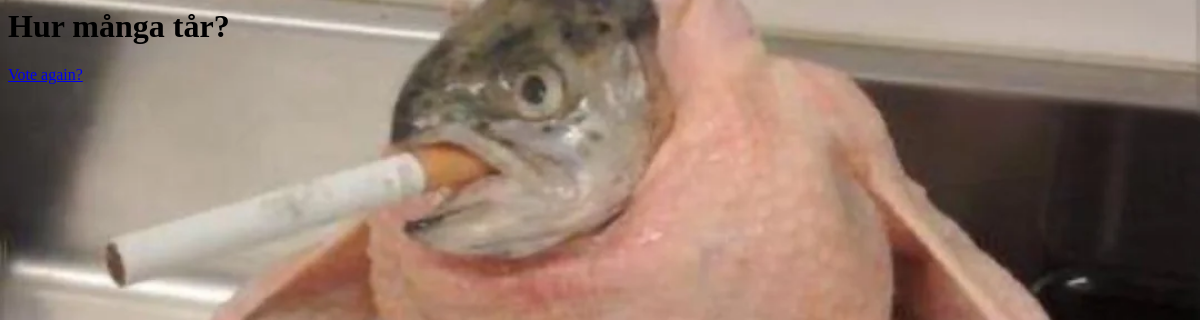
/polls/1/results/, run on an earlier commit of the app's database.
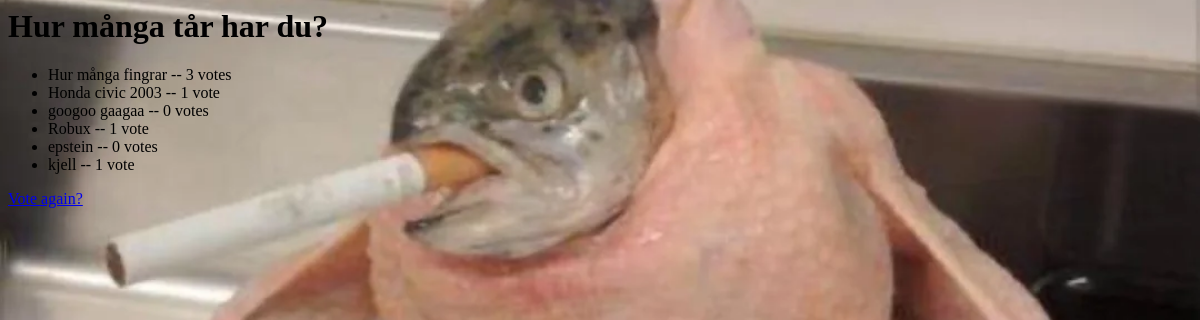
And on a later commit of the database.
### polls/models.py (models this page shows, shortened)
class Question(models.Model):
    question_text = models.CharField(max_length=200)
    pub_date = models.DateTimeField("date published")

class Choice(models.Model):
    question = models.ForeignKey(Question, on_delete=models.CASCADE)
    choice_text = models.CharField(max_length=200)
    votes = models.IntegerField(default=0)

### polls/views.py (the view)
# urls.py: path("<int:pk>/results/", views.ResultsView.as_view(), name="results"),
class ResultsView(generic.DetailView):
    model = Question
    template_name = "polls/results.html"

### polls/templates/polls/results.html
{% load static %}
<h1>{{ question.question_text }}</h1>
<ul>
{% for choice in question.choice_set.all %}
    <li>{{ choice.choice_text }} -- {{ choice.votes }} vote{{ choice.votes|pluralize }}</li>
{% endfor %}
</ul>
<link rel="stylesheet" href="{% static 'polls/style.css' %}">
<a href="{% url 'polls:detail' question.id %}">Vote again?</a>

What changed in the data, as far as the page shows it:
changed Question: question_text "Hur många tår?" → "Hur många tår har du?"
added Choice: choice_text "Hur många fingrar", votes "3"
added Choice: choice_text "Honda civic 2003", votes "1"
added Choice: choice_text "googoo gaagaa", votes "0"
added Choice: choice_text "Robux", votes "1"
added Choice: choice_text "epstein", votes "0"
added Choice: choice_text "kjell", votes "1"
